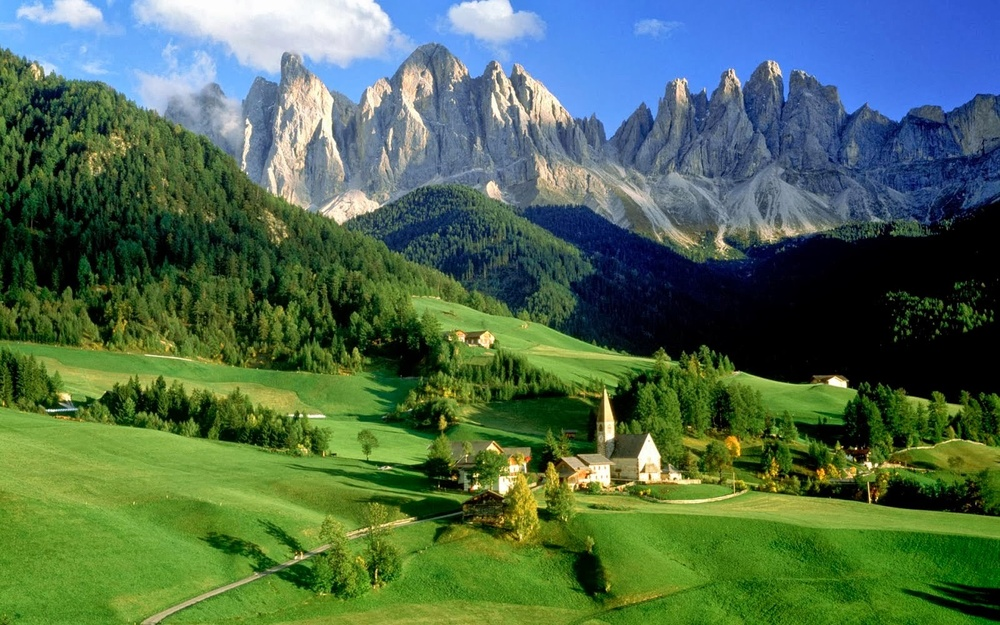
#> input picture cartoon/image/bahan/alam.jpeg, 1000 x 625 px, shrunk from 1600 x 1000 before the run
$ python -i cartoon_def.py   (imports and definitions only)
#> lines starting #> are read from the running program, lines starting #| are printed output that depends on the picture; after the words box and inside, x2 and y2 are one past the last pixel; in counts of white or black regions, pixels touching at a corner belong together
import cv2
import base64

def cartoonize(image):
#> called with image = 'image/bahan/alam.jpeg'
    img = cv2.imread(image)
#> img is the input picture: shape (625, 1000, 3); mean B, G, R 80.1, 108, 78.9
    smooth = cv2.bilateralFilter(img, 9, 75, 75)
    lab = cv2.cvtColor(smooth, cv2.COLOR_BGR2LAB)
#> lab: shape (625, 1000, 3); mean of channels 0, 1, 2 108.3, 115.6, 139.3
    l_channel, _, _ = cv2.split(lab)
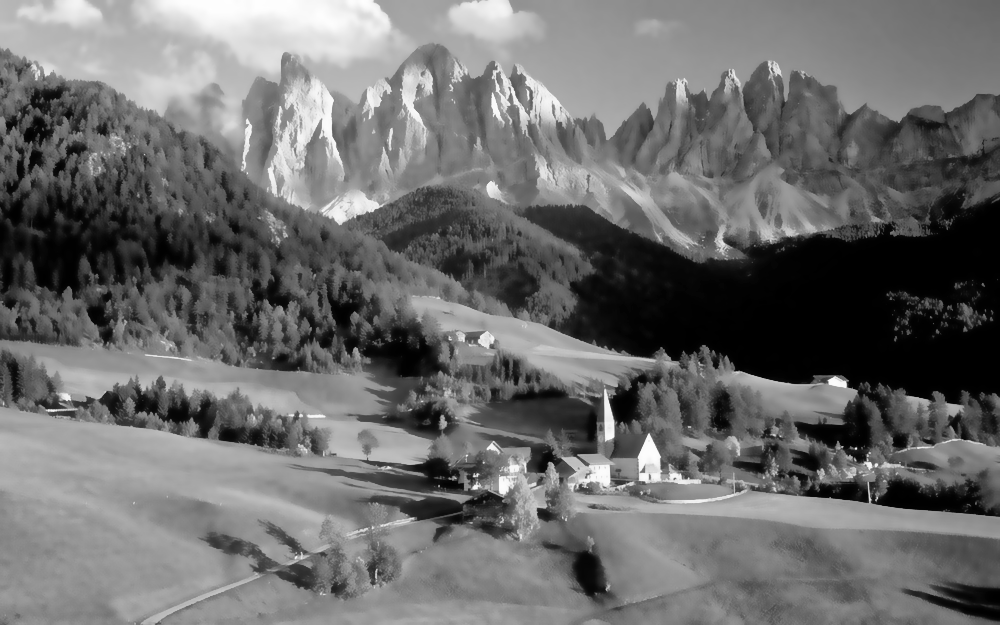
#> l_channel: shape (625, 1000); min 0, max 254, mean 108.3
    edges = cv2.adaptiveThreshold(l_channel, 255, cv2.ADAPTIVE_THRESH_MEAN_C, cv2.THRESH_BINARY, 9, 9)
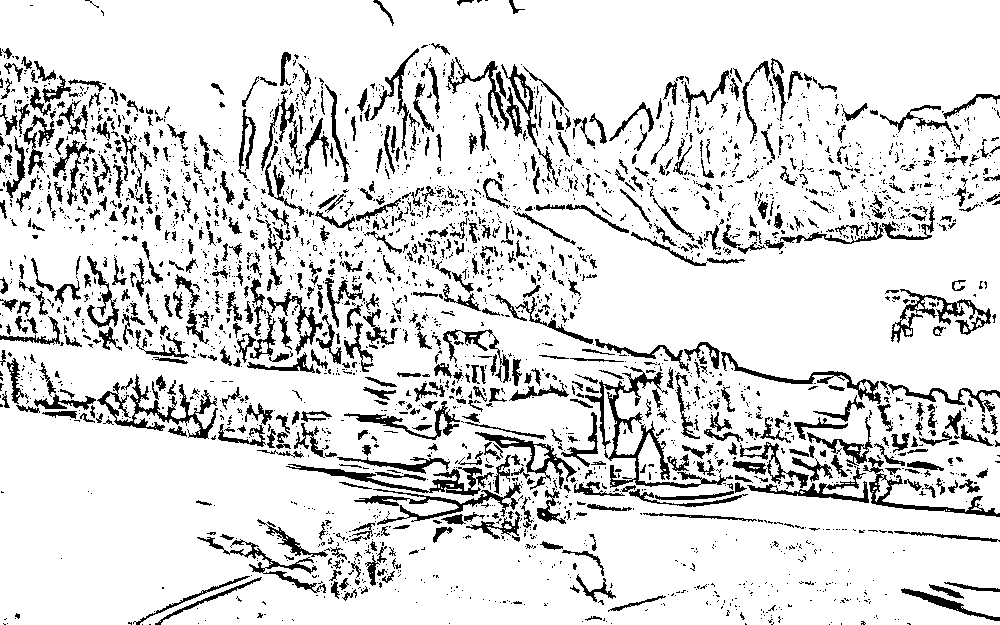
#> edges: shape (625, 1000); 86% white; 2988 black regions (2275 under 20 px), largest, box (x1, y1, x2, y2) and area: (585, 367, 733, 488) 2499, (97, 374, 218, 439) 1740, (286, 464, 494, 496) 1429

    edges = cv2.cvtColor(edges, cv2.COLOR_GRAY2BGR)

    cartoon = cv2.bitwise_and(smooth, edges)
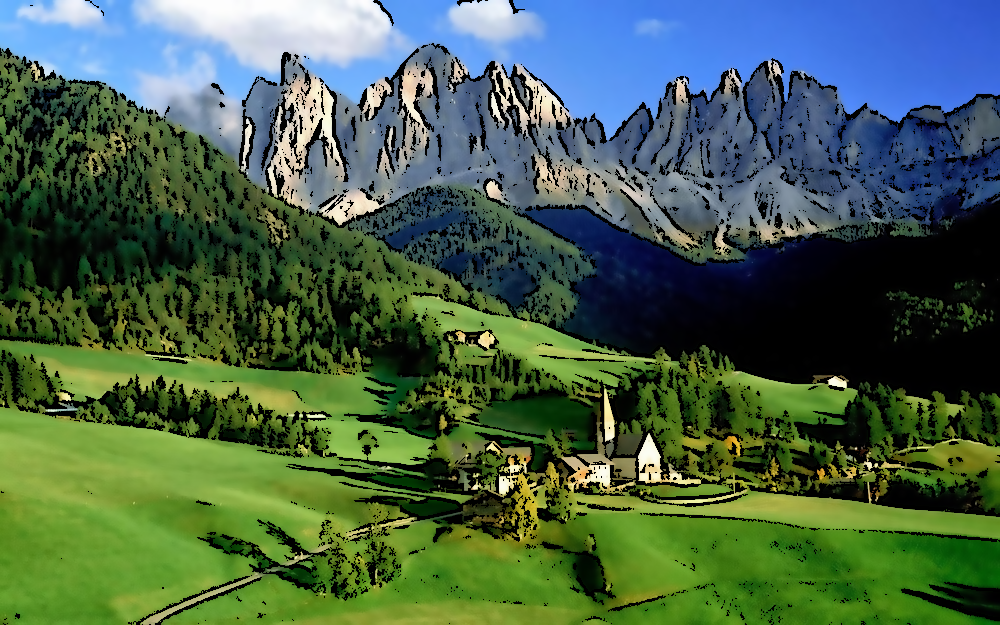
#> cartoon: shape (625, 1000, 3); mean B, G, R 74.1, 98, 71.8

    return cartoon

def read_image(image, request):
    cartoon_image = cartoonize(image)

    # Handle the case where encoding fails
    try:
        _, buffer = cv2.imencode('.jpg', cv2.cvtColor(cartoon_image, cv2.COLOR_BGR2RGB))
        cartoon_base64 = base64.b64encode(buffer).decode('utf-8')

        request.session['cartoon_result'] = cartoon_base64

    except Exception as e:

        # Handle the exception (e.g., print the error, log it, or return a default value)
        print(f"Error encoding image: {e}")
        cartoon_base64 = None

    return cartoon_base64

>>> result = cartoonize('image/bahan/alam.jpeg')
